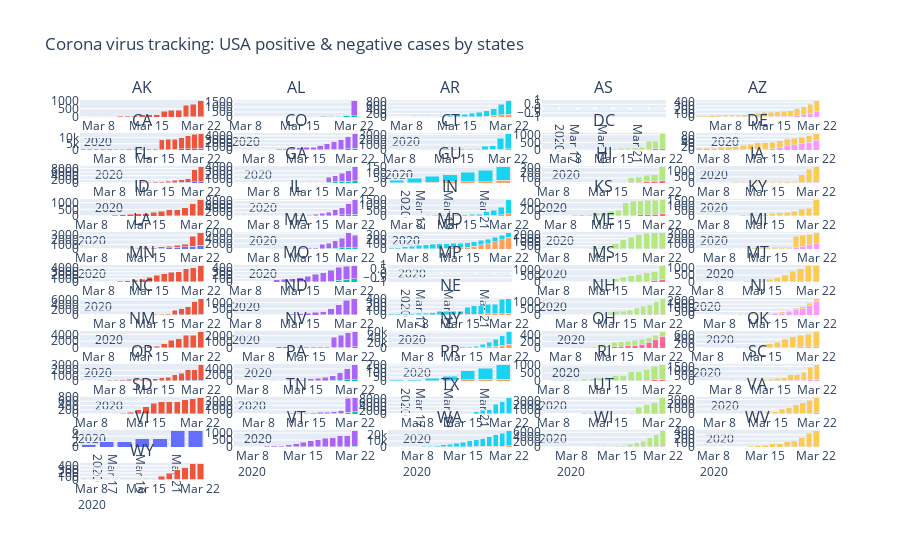

The notebook cell saved with this chart:
### Code cell
import importlib
import corona_plots
importlib.reload(corona_plots)

corona_plots.CoronaPlots.plot_global_cases(auto_open=True)
corona_plots.CoronaPlots.plot_usa_cases()
corona_plots.CoronaPlots.plot_usa_pos_neg_tracking()
pass
